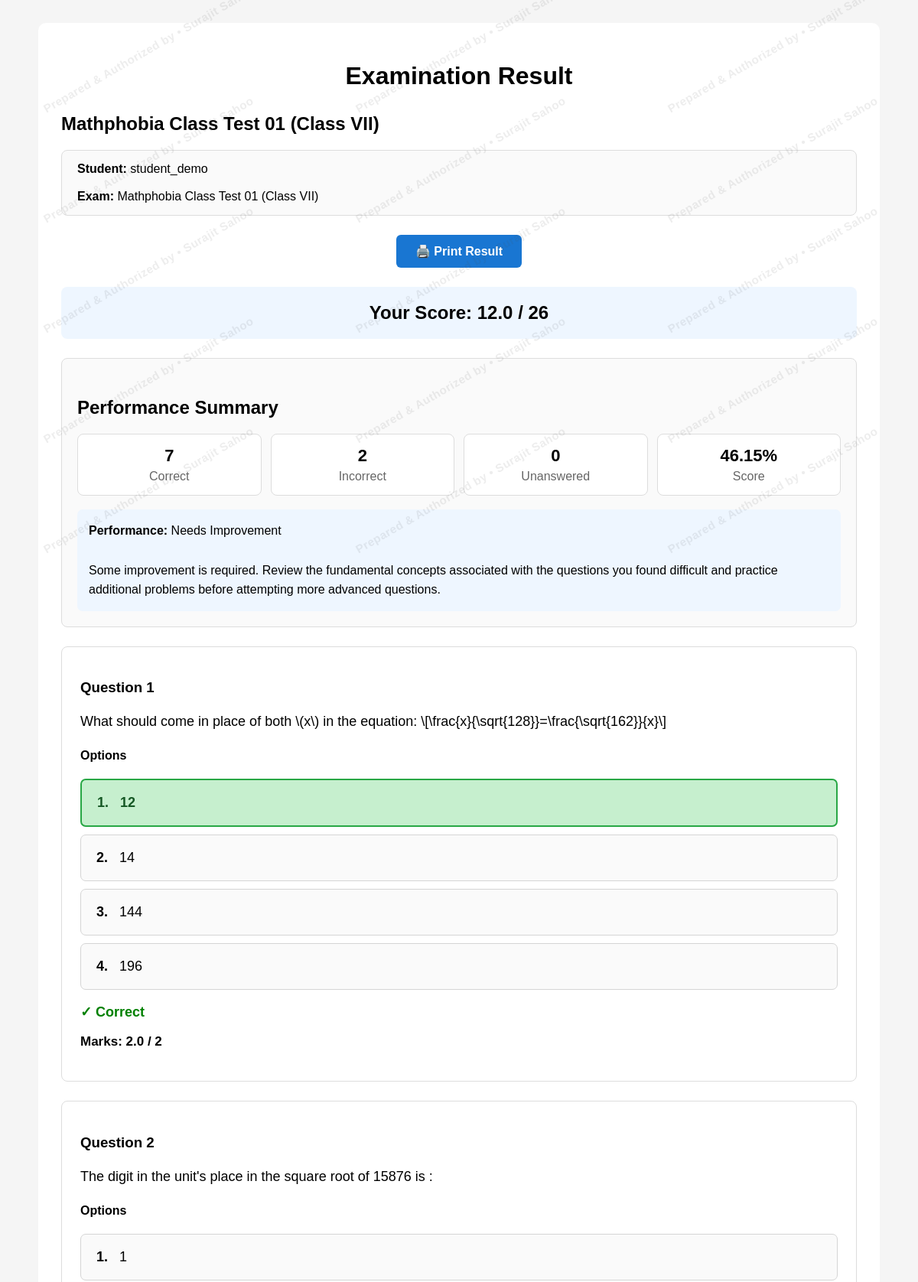
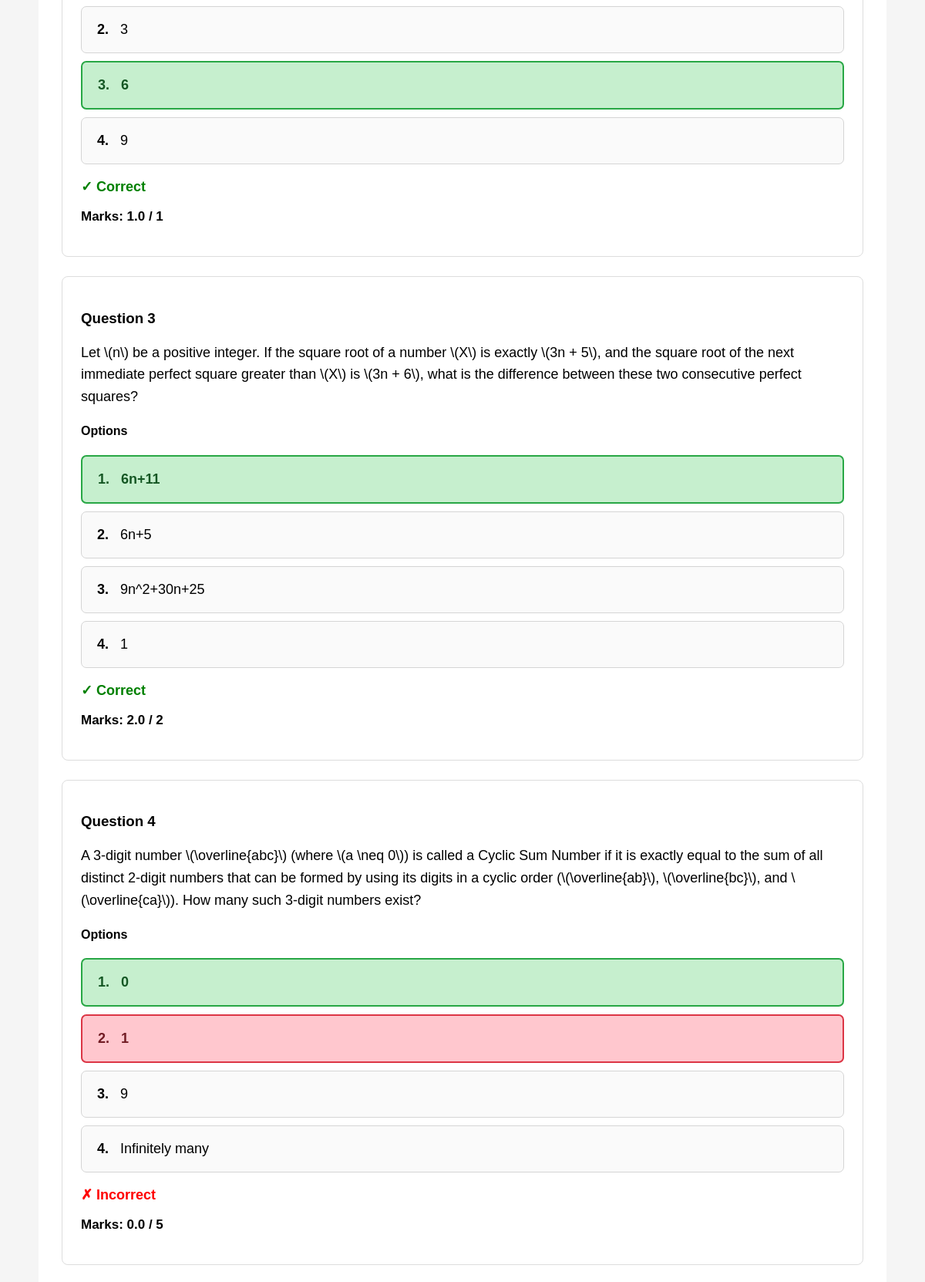
/accounts/result/1/ (signed in, upper part), run on the app's committed database (2 pictures, top to bottom).
### exams/models.py (models this page shows, shortened)
class Exam(models.Model):
    title = models.CharField(max_length=200)
    description = models.TextField(
        blank=True,
        null=True
    )
    total_marks = models.IntegerField()
    duration = models.IntegerField(
        help_text="Duration in minutes"
    )
    start_time = models.DateTimeField(
        blank=True,
        null=True
    )
    end_time = models.DateTimeField(
        blank=True,
        null=True
    )
    instructor_feedback = models.TextField(
        blank=True,
        null=True,
        help_text="Instructor's suggestions displayed on the result page"
    )

class Result(models.Model):
    student = models.ForeignKey(
        User,
        on_delete=models.CASCADE
    )
    exam = models.ForeignKey(
        Exam,
        on_delete=models.CASCADE
    )
    total_score = models.FloatField(
        default=0
    )
    submitted_at = models.DateTimeField(
        auto_now_add=True
    )

class Submission(models.Model):
    student = models.ForeignKey(
        User,
        on_delete=models.CASCADE
    )
    exam = models.ForeignKey(
        Exam,
        on_delete=models.CASCADE
    )
    question = models.ForeignKey(
        Question,
        on_delete=models.CASCADE
    )
    answer_text = models.TextField(
        blank=True,
        null=True
    )
    answer_file = models.FileField(
        upload_to='student_submissions/',
        blank=True,
        null=True
    )
    submitted_at = models.DateTimeField(
        auto_now_add=True
    )
    is_evaluated = models.BooleanField(
        default=False
    )
    marks_obtained = models.FloatField(
        default=0
    )

class Question(models.Model):
    QUESTION_TYPES = [
        ('MCQ', 'Single Correct MCQ'),
        ('MULTI', 'Multiple Correct'),
        ('NUM', 'Numerical'),
        ('SHORT', 'Short Answer'),
        ('LONG', 'Long Answer'),
        ('UPLOAD', 'Upload Answer'),
    ]
    exam = models.ForeignKey(
        Exam,
        on_delete=models.CASCADE,
        related_name="questions"
    )
    question_type = models.CharField(
        max_length=10,
        choices=QUESTION_TYPES,
        default='MCQ'
    )
    question_text = models.TextField(
        help_text="Supports LaTeX"
    )
    question_image = models.ImageField(
        upload_to='question_images/',
        blank=True,
        null=True
    )
    marks = models.IntegerField(
        default=1
    )
    option1 = models.TextField(
        blank=True,
        null=True
    )
    option2 = models.TextField(
        blank=True,
        null=True
    )
    option3 = models.TextField(
        blank=True,
        null=True
    )
    option4 = models.TextField(
        blank=True,
        null=True
    )
    option1_image = models.ImageField(
        upload_to='option_images/',
        blank=True,
        null=True
    )
    option2_image = models.ImageField(
        upload_to='option_images/',
        blank=True,
        null=True
    )
    option3_image = models.ImageField(
        upload_to='option_images/',
        blank=True,
        null=True
    )
    option4_image = models.ImageField(
        upload_to='option_images/',
        blank=True,
        null=True
    )
    correct_answer = models.TextField(
        blank=True,
        null=True
    )
    explanation = models.TextField(
        blank=True,
        null=True,
        help_text="Explanation shown to the student after submission"
    )
    tolerance = models.FloatField(
        blank=True,
        null=True,
        help_text="For numerical answer"
    )

### exams/views.py (the view, shortened to what this page needs)
@login_required
def result_view(request, exam_id):
    exam = get_object_or_404(
        Exam,
        id=exam_id
    )
    result = get_object_or_404(
        Result,
        student=request.user,
        exam=exam
    )
    submissions = Submission.objects.filter(
        student=request.user,
        exam=exam
    ).select_related(
        "question"
    )
    for submission in submissions:
        if submission.question.question_type in [
            "MCQ",
            "MULTI"
        ]:
            submission.result_options = (
                prepare_result_option_data(
                    submission
                )
            )
        else:
            submission.result_options = []
    total_questions = submissions.count()
    correct_count = 0
    incorrect_count = 0
    unanswered_count = 0
    pending_count = 0
    for submission in submissions:
        has_answer = bool(
            submission.answer_text
            and submission.answer_text.strip()
        ) or bool(
            submission.answer_file
        )
        if not has_answer:
            unanswered_count += 1
            continue
        if not submission.is_evaluated:
            pending_count += 1
            continue
        if (
            submission.marks_obtained
            == submission.question.marks
        ):
            correct_count += 1
        else:
            incorrect_count += 1
    attempted_count = (
        total_questions
        - unanswered_count
    )
    if exam.total_marks > 0:
        percentage = (
            result.total_score
            / exam.total_marks
        ) * 100
    else:
        percentage = 0
    percentage = round(
        percentage,
        2
    )
    if attempted_count > 0:
        accuracy = (
            correct_count
            / attempted_count
        ) * 100
    else:
        accuracy = 0
    accuracy = round(
        accuracy,
        2
    )
    if percentage >= 90:
        performance_level = "Excellent"
    elif percentage >= 75:
        performance_level = "Very Good"
    elif percentage >= 60:
        performance_level = "Good"
    elif percentage >= 40:
        performance_level = "Needs Improvement"
    else:
        performance_level = (
            "Requires Significant Improvement"
        )
    if performance_level == "Excellent":
        performance_feedback = (
            "Excellent performance. You have "
            "demonstrated a strong understanding "
            "of the concepts assessed in this "
            "examination. Continue challenging "
            "yourself with application-based and "
            "higher-order problems."
        )
    elif performance_level == "Needs Improvement":
        performance_feedback = (
            "Some improvement is required. Review "
            "the fundamental concepts associated "
            "with the questions you found difficult "
            "and practice additional problems before "
            "attempting more advanced questions."
        )
    result_id = (
        f"RESULT-{result.id:05d}"
    )
    instructor_feedback = getattr(
        exam,
        "instructor_feedback",
        ""
    )
    return render(
        request,
        "result.html",
        {
            "exam":
                exam,
            "result":
                result,
            "submissions":
                submissions,
            "total_questions":
                total_questions,
            "attempted_count":
                attempted_count,
            "correct_count":
                correct_count,
            "incorrect_count":
                incorrect_count,
            "unanswered_count":
                unanswered_count,
            "pending_count":
                pending_count,
            "percentage":
                percentage,
            "accuracy":
                accuracy,
            "performance_level":
                performance_level,
            "performance_feedback":
                performance_feedback,
            "result_id":
                result_id,
            "instructor_feedback":
                instructor_feedback,
        }
    )

### ExamPortal Shared/exams/templates/result.html (shortened to what this page needs)
<!DOCTYPE html>
<html>
<head>
</head>
<body>
<div class="watermark-container">
    <div class="watermark wm1">
    </div>
    <div class="watermark wm2">
    </div>
    <div class="watermark wm3">
    </div>
    <div class="watermark wm4">
    </div>
    <div class="watermark wm5">
    </div>
    <div class="watermark wm6">
    </div>
    <div class="watermark wm7">
    </div>
    <div class="watermark wm8">
    </div>
    <div class="watermark wm9">
    </div>
    <div class="watermark wm10">
    </div>
    <div class="watermark wm11">
    </div>
    <div class="watermark wm12">
    </div>
    <div class="watermark wm13">
    </div>
    <div class="watermark wm14">
    </div>
    <div class="watermark wm15">
    </div>
</div>
<div class="container">
    <h1>
        Examination Result
    </h1>
    <h2>
        {{ exam.title }}
    </h2>
    <div class="student-info">
        <strong>
            Student:
        </strong>
        {{ request.user.username }}
        <br>
        <br>
        <strong>
            Exam:
        </strong>
        {{ exam.title }}
    </div>
    <div class="button-container no-print">
        <button
            onclick="window.print()"
            class="print-button"
        >
            🖨️ Print Result
        </button>
    </div>
    <div class="score">
        Your Score:
        {{ result.total_score }}
        /
        {{ exam.total_marks }}
    </div>
    <div class="summary">
        <h2>
            Performance Summary
        </h2>
        <div class="summary-grid">
            <div class="summary-card">
                <div class="summary-value">
                    {{ correct_count }}
                </div>
                <div class="summary-label">
                    Correct
                </div>
            </div>
            <div class="summary-card">
                <div class="summary-value">
                    {{ incorrect_count }}
                </div>
                <div class="summary-label">
                    Incorrect
                </div>
            </div>
            <div class="summary-card">
                <div class="summary-value">
                    {{ unanswered_count }}
                </div>
                <div class="summary-label">
                    Unanswered
                </div>
            </div>
            <div class="summary-card">
                <div class="summary-value">
                    {{ percentage }}%
                </div>
                <div class="summary-label">
                    Score
                </div>
            </div>
        </div>
        <div class="feedback-box">
            <strong>
                Performance:
            </strong>
            {{ performance_level }}
            <br>
            <br>
            {{ performance_feedback }}
        </div>
    </div>
    {% for submission in submissions %}
        <div class="question">
            <h3>
                Question {{ forloop.counter }}
            </h3>
            <div class="question-text">
                {{ submission.question.question_text|safe }}
            </div>
            {% if submission.question.question_type == "MCQ" or submission.question.question_type == "MULTI" %}
                <div class="options">
                    <h4>
                        Options
                    </h4>
                    {% for option in submission.result_options %}
                        <div class="{{ option.css_class }}">
                            <span class="option-number">
                                {{ option.number }}.
                            </span>
                            {{ option.value|safe }}
                        </div>
                    {% endfor %}
                </div>
                {% if submission.is_evaluated %}
                    {% if submission.marks_obtained == submission.question.marks %}
                        <p class="correct">
                            ✓ Correct
                        </p>
                    {% else %}
                        <p class="incorrect">
                            ✗ Incorrect
                        </p>
                    {% endif %}
                    <p class="marks">
                        Marks:
                        {{ submission.marks_obtained }}
                        /
                        {{ submission.question.marks }}
                    </p>
                {% else %}
                    <p>
                        <strong>
                            Manual evaluation pending
                        </strong>
                    </p>
                {% endif %}
            {% endif %}
        </div>
    {% endfor %}
</div>
</body>
</html>

### data on the page
Exam: title "Mathphobia Class Test 01 (Class VII)", total_marks "26"
Result: total_score "12.0"
Submission: question.question_text "What should come in place of both \\(x\\) in the equation: \\[\\frac{x}{\\sqrt{128}}=\\frac{\\sqrt{162}}{x}\\]", number "1" "2" "3" "4", value "12" "14" "144" "196", shows "✓ Correct", marks_obtained "2.0", question.marks "2"
Submission: question.question_text "The digit in the unit's place in the square root of 15876 is :", number "1" "2" "3" "4", value "1" "3" "6" "9", shows "✓ Correct", marks_obtained "1.0", question.marks "1"
Submission: question.question_text "Let \\(n\\) be a positive integer. If the square root of a number \\(X\\) is exactly \\(3n + 5\\), and the square root of the next immediate perfect square greater than \\(X\\) is \\(3n + 6\\), what is the difference between these two consecutive perfect squares?", number "1" "2" "3" "4", value "6n+11" "6n+5" "9n^2+30n+25" "1", shows "✓ Correct", marks_obtained "2.0", question.marks "2"
Submission: question.question_text "A 3-digit number \\(\\overline{abc}\\) (where \\(a \\neq 0\\)) is called a Cyclic Sum Number if it is exactly equal to the sum of all distinct 2-digit numbers that can be formed by using its digits in a cyclic order (\\(\\overline{ab}\\), \\(\\overline{bc}\\), and \\(\\overline{ca}\\)). How many such 3-digit numbers exist?", number "1" "2" "3", value "0" "1" "9", shows "✗ Incorrect", marks_obtained "0.0", question.marks "5"
Question: number "4", value "Infinitely many"

### other printed values
{{ request.user.username }} "student_demo"
{{ correct_count }} "7"
{{ incorrect_count }} "2"
{{ unanswered_count }} "0"
{{ percentage }} "46.15"
{{ performance_level }} "Needs Improvement"
{{ performance_feedback }} "Some improvement is required. Review the fundamental concepts associated with the questions you found difficult and practice additional problems before attempting more advanced questions."
